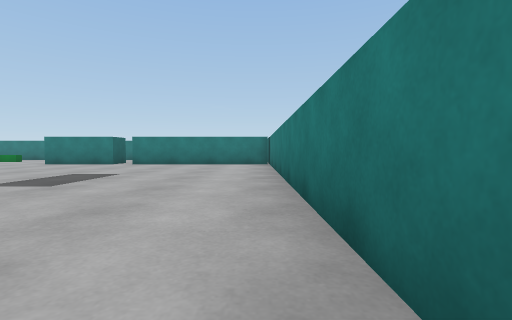
[1] (above)

17 first-person views from a walk through a 3-D level made in the Unity game engine. The camera is 0.51 m above the floor, tilts 2° down and sees 85° across. The floor is counted in squares, 1 m on a side. Each view is taken from the middle of a square. On the plan, view 1 faces up. The plan holds only what a view shows up to about 9 squares ahead; the rest is blank. The place goes on beyond the plan. Surface patterns are stand-ins for the level's own textures.

[2]
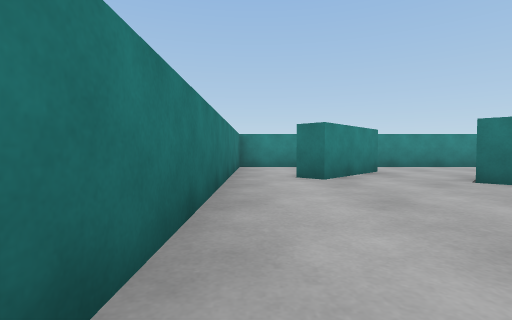

[3]
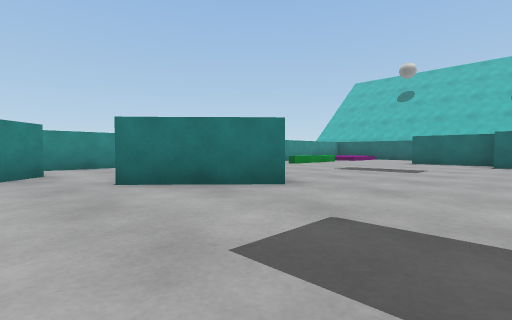

[4]
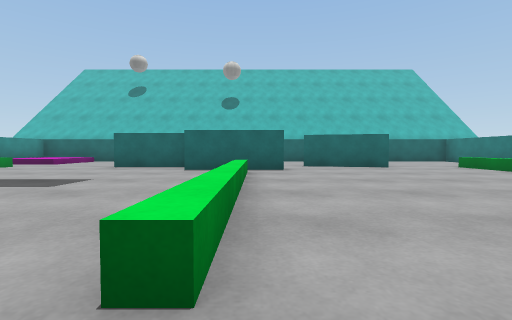

[5]
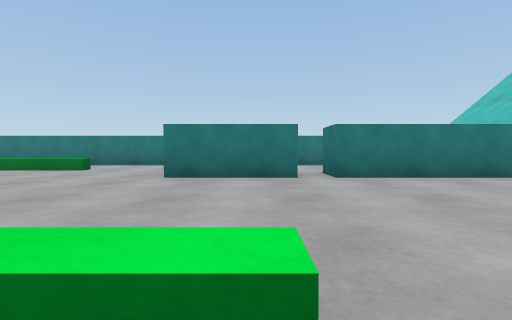

[6]
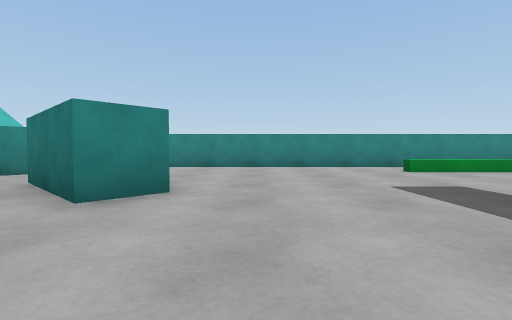

[7]
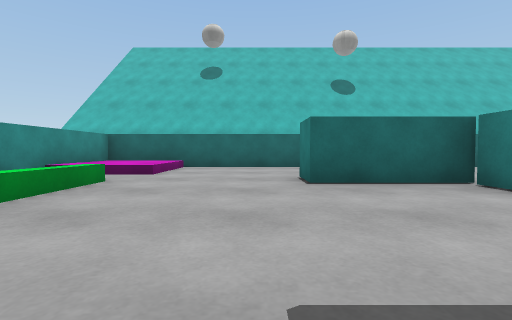

[8]
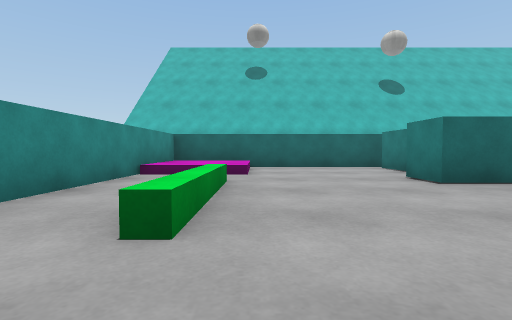

[9]
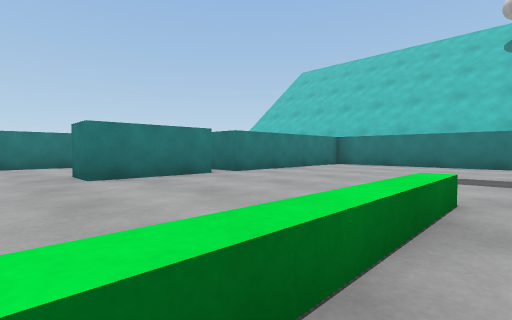

[10]
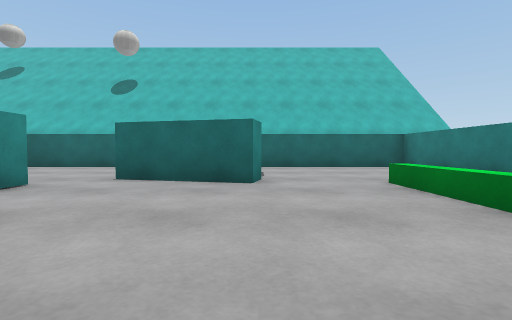

[11]
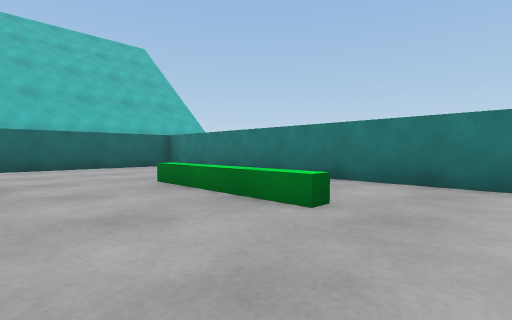

[12]
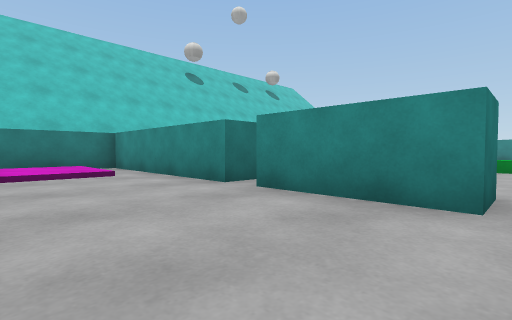

[13]
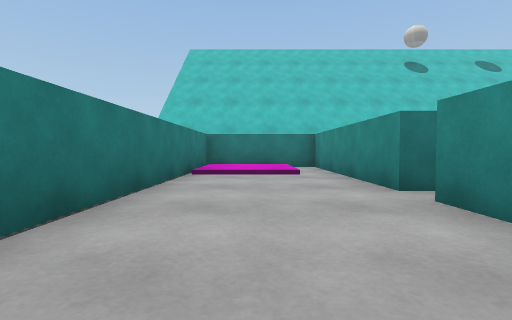

[14]
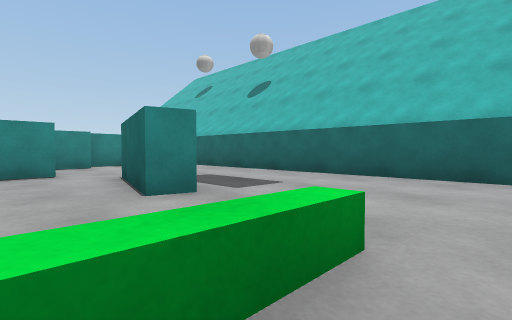

[15]
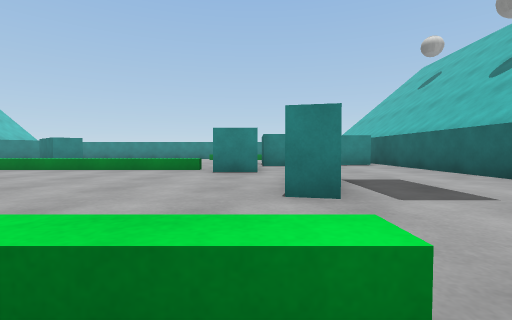

[16]
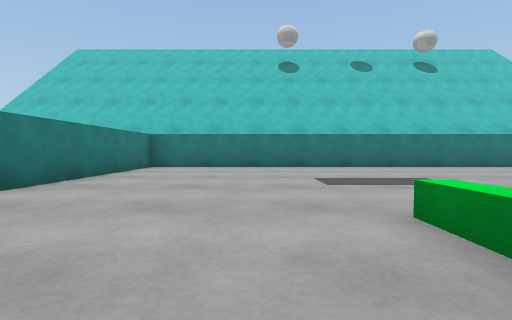

[17]
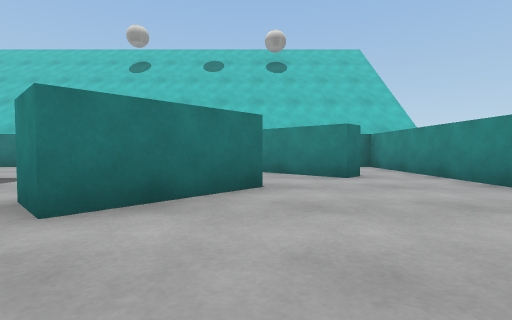

### Floor plan
Key: @ floor where view 1 was taken; # wall or solid block; . main floor; : floor 0.1 m higher than the main floor; / step, stairs or slope; ^ raised ledge; B cyan block.
Columns run from 18 left of view 1 to 1 right of it. Each row starts with its distance up from view 1.
 15 ####################
 14 #.     ........./::#
 13 #.............../::#
 12 #....^^^........///#
 11 #..........BBBBBBBB#
 10 #...#......BB.BBBBB#
  9 #...#..............#
  8 #...#..............#
  7 #..................#
  6 #....BB^^^^^.......#
  5 #.... B............#
  4 #...BBB............#
  3 #BBBBB.............#
  2 #...BB......BB.....#
  1 #............BB....#
  0 #.............B..#@#
 -1 #^^^............##.#
 -2 #^^^.^^^........#..#
 -3 #^^^...............#
 -4 ####################

Positions as (right, up) in squares from view 1, and headings:
1: (0, 0), facing up
2: (0, 5), facing down
3: (-2, 5), facing down-left
4: (-5, 6), facing left
5: (-6, 5), facing up
6: (-7, 5), facing down
7: (-9, 1), facing left
8: (-9, -1), facing left
9: (-9, 5), facing up-right
10: (-9, 10), facing left
11: (-9, 10), facing up-left
12: (-8, 14), facing down-right
13: (-8, 13), facing right
14: (-12, 13), facing down-left
15: (-13, 13), facing down
16: (-8, 7), facing right
17: (-8, 0), facing right
